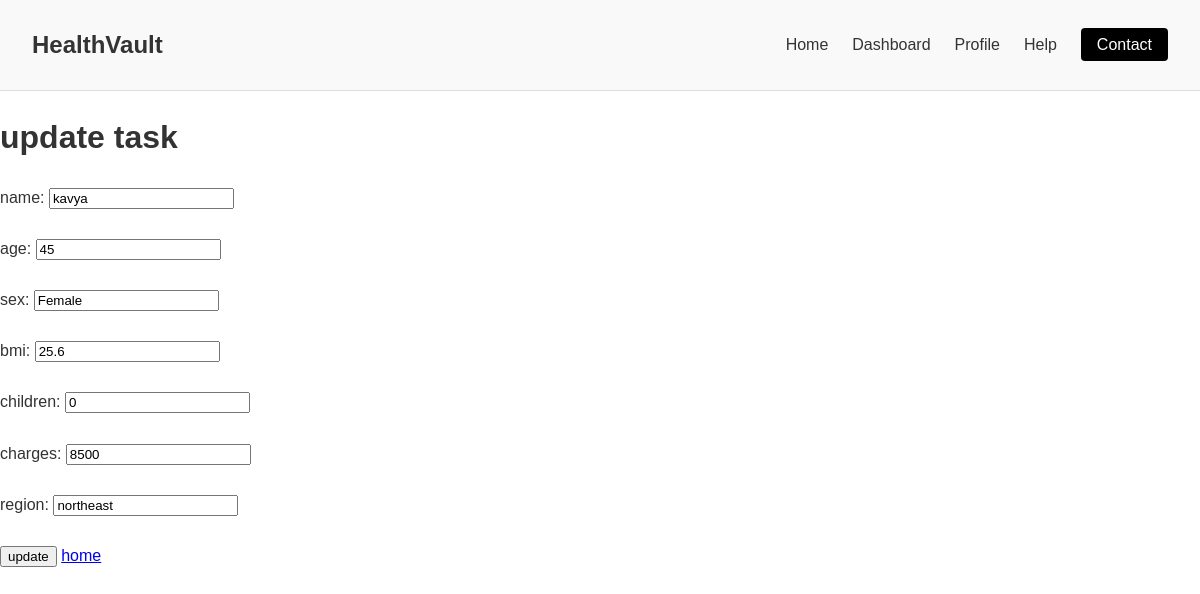
Page /update/4 on the committed database.
### models/medic.py (models this page shows)
class Patients(db.Model):
    id = db.Column(db.Integer, primary_key=True)
    name = db.Column(db.String, nullable=False)
    age = db.Column(db.Integer, nullable=False)
    sex = db.Column(db.String, nullable=False)
    bmi = db.Column(db.Integer, nullable=False)
    children = db.Column(db.Integer, nullable=False)
    charges = db.Column(db.Integer, nullable=False)
    region = db.Column(db.String(100), nullable=False)

### app.py (the view, shortened to what this page needs)
@app.route('/update/<int:id>', methods=['GET', 'POST'])
def update(id):
    patient = Patients.query.get_or_404(id)
    print(patient.id)
    if not patient:
        return jsonify({'message': 'patient not found'}), 404
    return render_template('update.html', patient=patient)

### templates/update.html (shortened to what this page needs)
{% extends 'base.html' %}
{% block content %}
<h1>update task</h1>
<form method="POST" enctype="application/x-www-form-urlencoded">
    <label for="name">name:</label>
    <input type="text" id="name" name="name" value="{{patient.name}}" required><br><br>
    <label for="age">age:</label>
    <input type="text" id="age" name="age" value="{{ patient.age}}" required><br><br>
    <label for="sex">sex:</label>
    <input type="text" id="sex" name="sex" value="{{patient.sex}}" required><br><br>
    <label for="bmi">bmi:</label>
    <input type="text" id="bmi" name="bmi" value="{{ patient.bmi}}" required><br><br>
    <label for="children">children:</label>
    <input type="text" id="children" name="children" value="{{patient.children}}" required><br><br>
    <label for="charges">charges:</label>
    <input type="text" id="charges" name="charges" value="{{patient.charges}}" required><br><br>
    <label for="region">region:</label>
    <input type="text" id="region" name="region" value="{{patient.region}}" required><br><br>
    <input type="submit" value="update"> <a href="/"> home</a>
</form>
{% endblock %}

### templates/base.html (style rules this page uses)
body { font-family: Arial, sans-serif; margin: 0; padding: 0; color: #333; line-height: 1.6; }

### rows in the picture
Patients: name "kavya", age "45", sex "Female", bmi "25.6", children "0", charges "8500", region "northeast"
